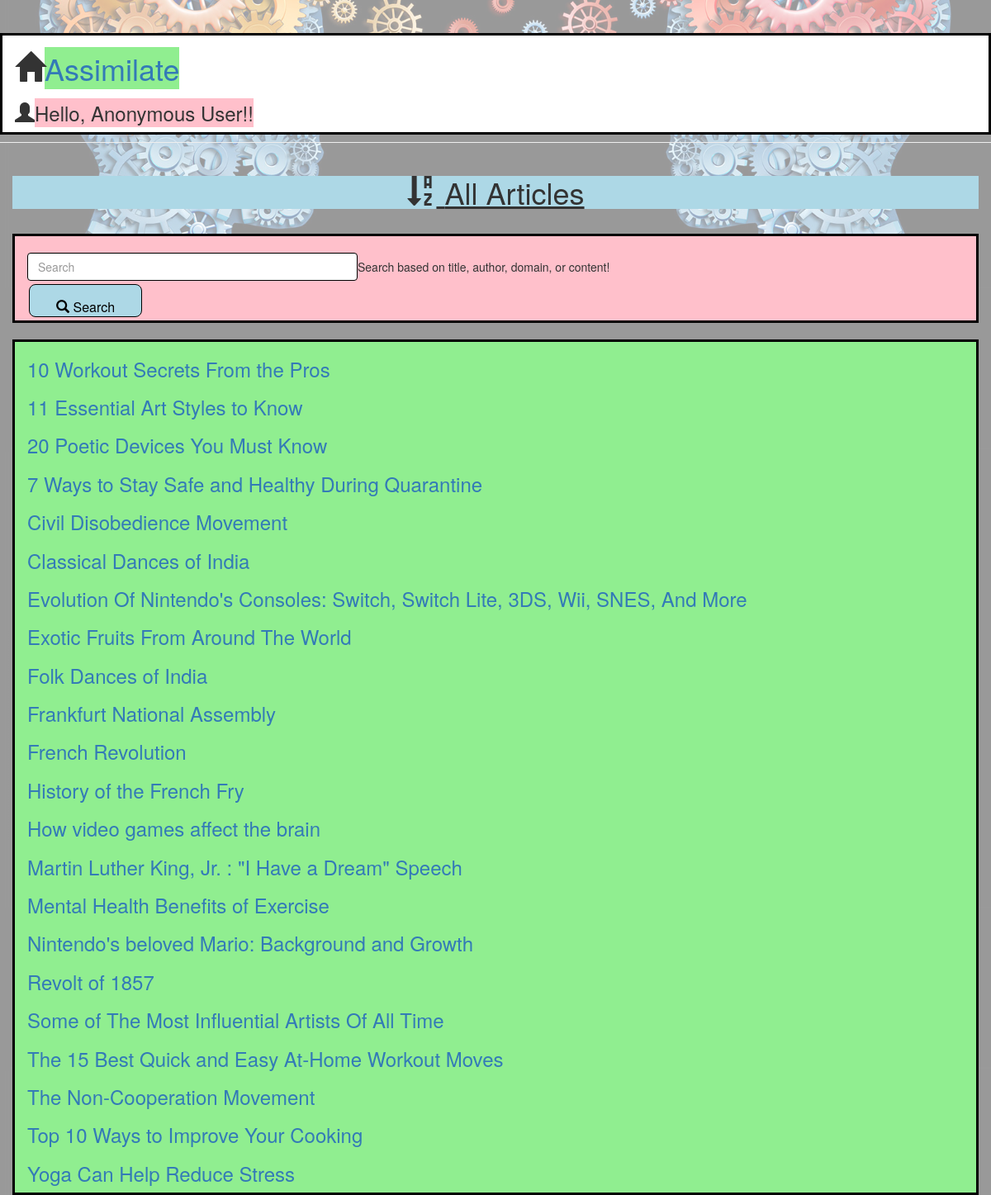
The page /browse/ on the database its author committed.
### assimilate/models.py (models this page shows, shortened)
class Post(models.Model):
    title = models.CharField(max_length=200)
    content = models.TextField()
    created_date = models.DateTimeField(default=timezone.now)
    published_date = models.DateTimeField(blank=True, null=True)
    domain = models.CharField(max_length=200, null=True)
    user = models.ForeignKey(User, on_delete=models.CASCADE, null=True,related_name='assimilate_user')

### assimilate/views.py (the view)
# urls.py: path('browse/', views.browse, name="browse"),
def browse(request):
	all_articles = Post.objects.filter(published_date__lte=timezone.now()).order_by('title')
	return render(request, 'assimilate/post_list.html', {'articles': all_articles})

### assimilate/templates/assimilate/post_list.html
{% extends 'assimilate/base.html' %}
{% block content %}
{% url 'post_list' as the_url %}
{% if request.get_full_path == the_url %}
	<div style="background-color:lightblue" align="center">
		<h1><span class="glyphicon glyphicon-user"></span><u>My Articles</u></h1>
	</div>
{% else %}
	{% url 'browse' as the_url %}
	{% if request.get_full_path == the_url %}
		<div style="background-color:lightblue" align="center">
			<h1><span class="glyphicon glyphicon-sort-by-alphabet"></span><u>    All Articles</u></h1>
		</div>
		<br>
		<div class="container pink"> <br>
			<form method="get" action="/search" class=" my-2 my-lg-0 mx-3">
			<div style="float:left;">
				<input class="form-control mr-sm-2" type="search" placeholder="Search" aria-label="Search" name="query" id="query" style="width: 400px; border: 1px solid black;" required>
				<button class="button" style="height: 40px;
							background-color: lightblue;
							text-align: center;
							vertical-align: middle;
							border: 1px solid black;
							color: black;
							border-radius: 8px;" type="submit"><span class="glyphicon glyphicon-search"></span> Search</button>
			</div>
	     		 </form>
	     		 <h5>Search based on title, author, domain, or content!</h5>
      		</div>
      		<br>
	{% endif %}
{% endif %}
<div class="container green">
{% for article in articles %}
    <article>
        <h3><a href="{% url 'post_detail' pk=article.pk %}">{{ article.title }}</a></h3>
    </article>
{% endfor %}
</div>
{% endblock %}

### assimilate/templates/assimilate/base.html (shortened to what this page needs)
{% load static %}
<!DOCTYPE html>
<html>
    <head>
        <link rel="stylesheet" href="//maxcdn.bootstrapcdn.com/bootstrap/3.2.0/css/bootstrap.min.css">
        <link rel="stylesheet" href="//maxcdn.bootstrapcdn.com/bootstrap/3.2.0/css/bootstrap-theme.min.css">
    </head>
    <body style="background-image: url('/static/assimilate/image5.png');
		background-size: 100%;
		background-position: center center;
		background-repeat: y-repeat;
		">
        <header class="page-header">
            <div class="container white">
            {% if user.is_authenticated %}
            	<h1><span class="glyphicon glyphicon-home"></span><span style="background-color: lightgreen"><a href="{% url 'home_page' %}">Assimilate</span></a></h1>
            {% else %}
            	<h1><span class="glyphicon glyphicon-home"></span><span style="background-color: lightgreen"><a href="{% url 'first_page' %}">Assimilate</span></a></h1>
            {% endif %}
            {% if user.is_authenticated %}
            	<h3><span class="glyphicon glyphicon-user"></span><span style="background-color: pink">Hi, {{user.username}}!!!</span></h3>
            {% else %}
            	<h3><span class="glyphicon glyphicon-user"></span><span style="background-color: pink">Hello, Anonymous User!!</span></h3>
            {% endif %}
            </div>
        </header>
        <main class="content container">
            <div class="row">
                <div class="col">
                    {% block content %}
                    {% endblock %}
                </div>
            </div>
        </main>
    </body>
</html>

### assimilate/templates/assimilate/base.html (style rules this page uses)
.button { background-color: #4CAF50; border: none; color: white; padding: 16px 32px; text-align: center; text-decoration: none; display: inline-block; font-size: 16px; margin: 4px 2px; transition-duration: 0.4s; cursor: pointer; }
.green { background-color: lightgreen; width: 100%; height: 100%; border: 3px solid black; }
.pink { background-color: pink; width: 100%; height: 100%; border: 3px solid black; }
.white { background-color: white; width: 100%; height: 100%; border: 3px solid black; }

### rows shown on the page
Post: title "10 Workout Secrets From the Pros"
Post: title "11 Essential Art Styles to Know"
Post: title "20 Poetic Devices You Must Know"
Post: title "7 Ways to Stay Safe and Healthy During Quarantine"
Post: title "Civil Disobedience Movement"
Post: title "Classical Dances of India"
Post: title "Evolution Of Nintendo's Consoles: Switch, Switch Lite, 3DS, Wii, SNES, And More"
Post: title "Exotic Fruits From Around The World"
Post: title "Folk Dances of India"
Post: title "Frankfurt National Assembly"
Post: title "French Revolution"
Post: title "History of the French Fry"
Post: title "How video games affect the brain"
Post: title "Martin Luther King, Jr. : \"I Have a Dream\" Speech"
Post: title "Mental Health Benefits of Exercise"
Post: title "Nintendo's beloved Mario: Background and Growth"
Post: title "Revolt of 1857"
Post: title "Some of The Most Influential Artists Of All Time"
Post: title "The 15 Best Quick and Easy At-Home Workout Moves"
Post: title "The Non-Cooperation Movement"
Post: title "Top 10 Ways to Improve Your Cooking"
Post: title "Yoga Can Help Reduce Stress"
